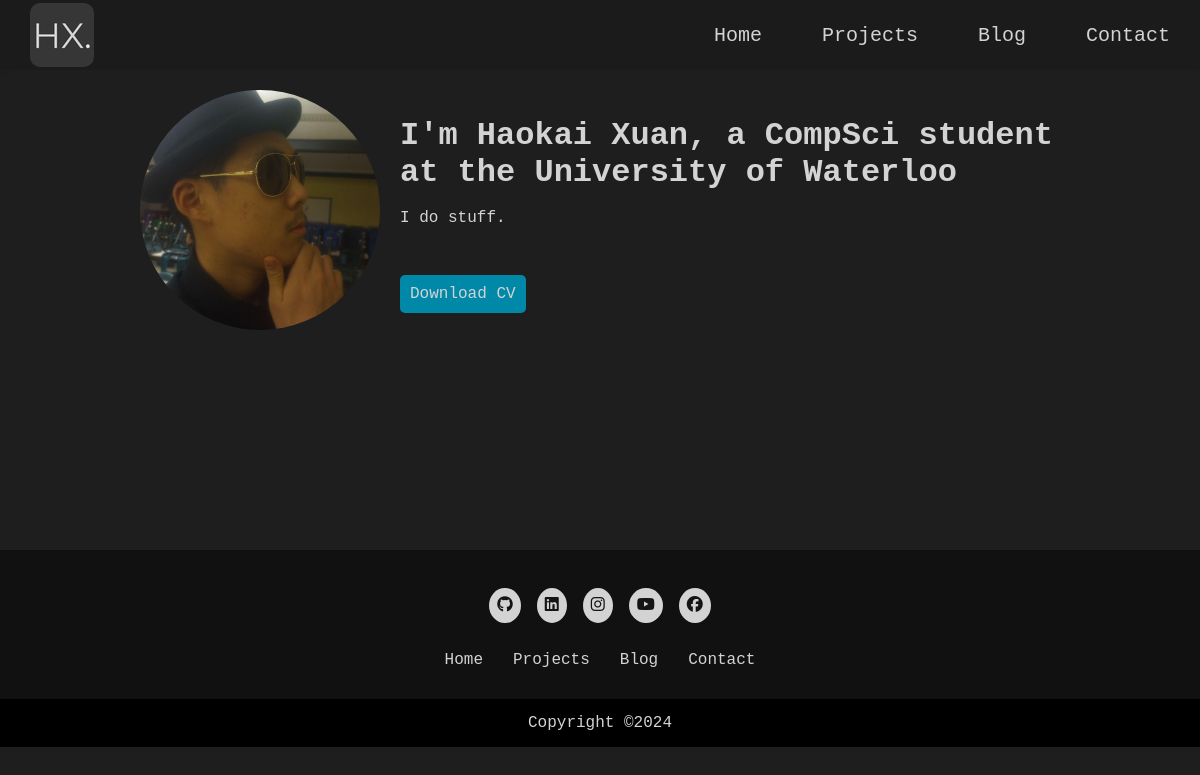
Before: / with the older database file.
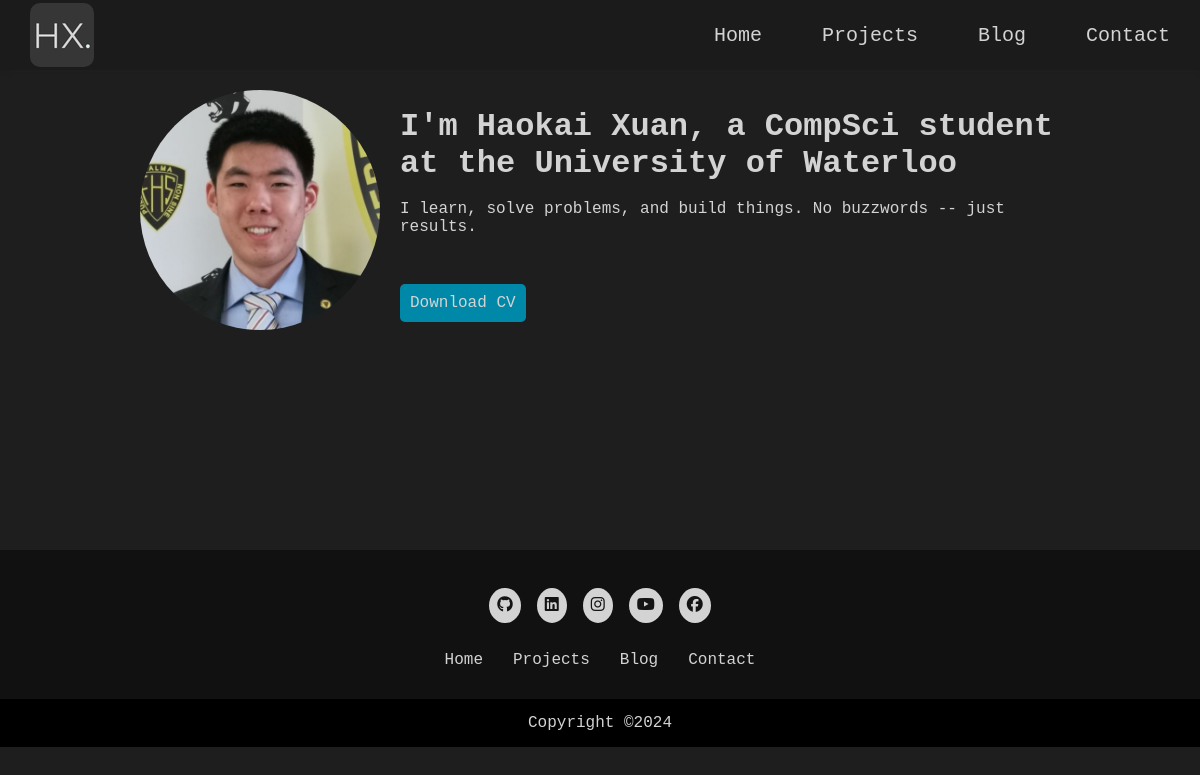
After: the same page with the newer database file.
### main/models.py (models this page shows, shortened)
class UserProfile(models.Model):
    user = models.OneToOneField(User, on_delete=models.CASCADE)
    first_name = models.CharField(max_length=30)
    last_name = models.CharField(max_length=30)
    cv = models.FileField(upload_to='cvs/')
    bio = models.TextField(blank=True)
    title = models.CharField(max_length=100, blank=True)
    avatar = models.ImageField(upload_to='avatars/', blank=True)

### main/views.py (the view)
# urls.py: path('', index_view, name='home'),
def index_view(request):
    user_profile = UserProfile.objects.first()
    return render(request, 'main/index.html', {'user_profile': user_profile})

### main/templates/main/index.html (shortened to what this page needs)
{% extends "main/base.html" %}
{% load static %}
{% block content %}
<div class="banner">
  {% if user_profile.avatar %}
  <img
    class="avatar-image"
    src="{{ user_profile.avatar.url }}"
    alt="{{ user_profile.first_name }}'s avatar"
  />
  {% endif %}
  <div class="text-content">
    <h1>
      I'm {{ user_profile.first_name }} {{ user_profile.last_name }}, a
      {{ user_profile.title }}
    </h1>
    <br>
    <p>{{ user_profile.bio }}</p>
    <br>
    {% if user_profile.cv %}
    <div class="download-button-div">
      <a class="download-button" href="{{ user_profile.cv.url }}">Download CV</a>
    </div>
    {% endif %}
  </div>
</div>
{% endblock %}

Changed rows visible on the page:
changed UserProfile "Haokai": avatar: a different picture; bio "I do stuff." → "I learn, solve problems, and build things. No buzzwords -- just results."
